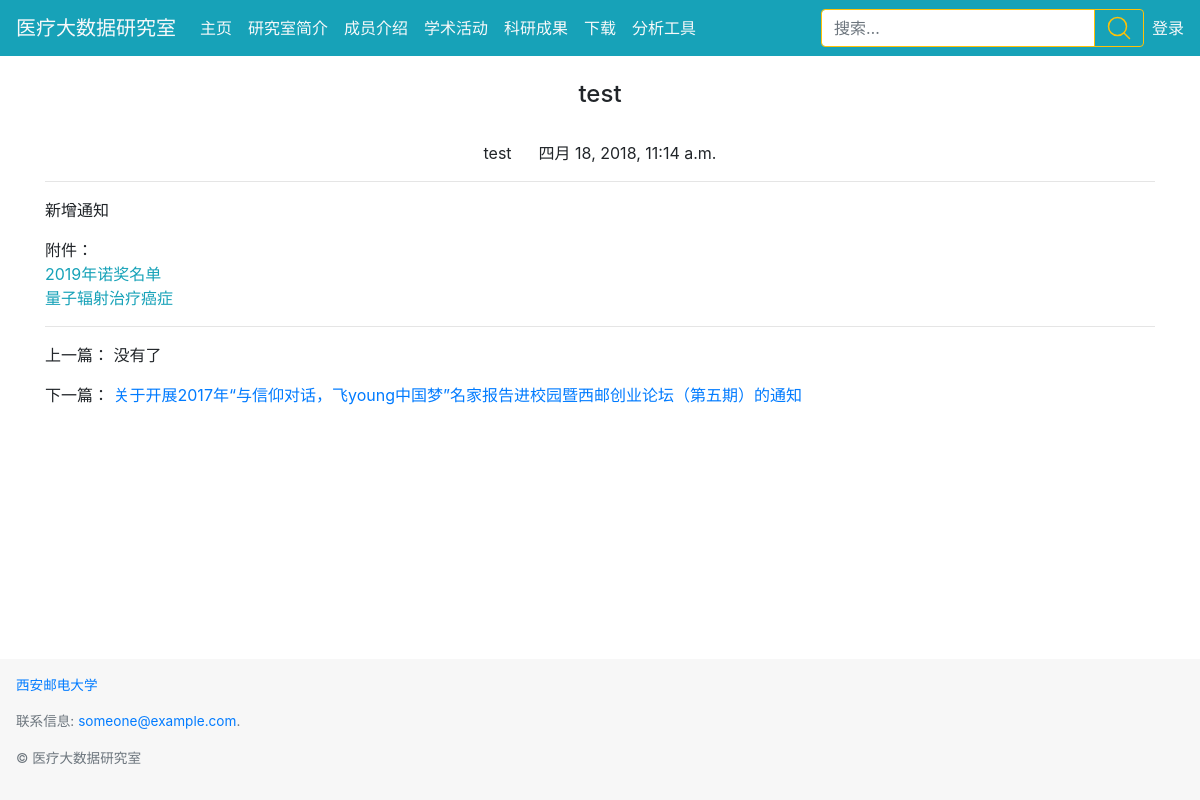
Before: /detail/16 with the older database file.
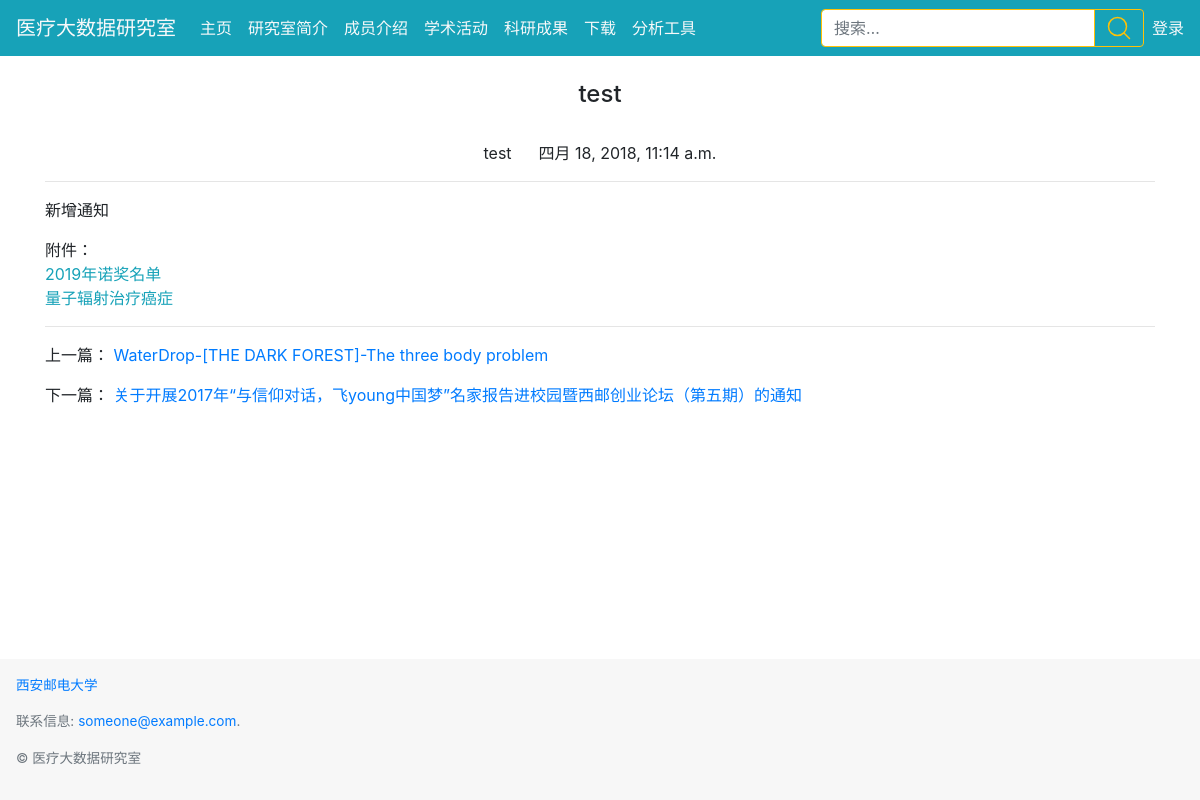
After: the same page with the newer database file.
### homesite/models.py (models this page shows, shortened)
class Text(models.Model):
    title = models.CharField(max_length = 100)
    author = models.ForeignKey(User,on_delete = models.DO_NOTHING)
    text_type = models.ForeignKey(Type,null = True, on_delete = models.DO_NOTHING)
    content = RichTextUploadingField()
    file = models.ManyToManyField(Download_file,blank = True)
    created_time = models.DateTimeField(auto_now_add = True)
    last_updated = models.DateTimeField(auto_now = True)
    is_delete = models.BooleanField(default = False)

### download/models.py (models this page shows, shortened)
class Download_file(models.Model):
    file_name = models.CharField(max_length = 100)
    file = models.FileField(upload_to = 'files/%Y/%m/%d/',null = True,blank = True)
    upload_date = models.DateTimeField(auto_now_add = True)
    download_permission = models.ManyToManyField(Group)
    descript = models.TextField(null = True,blank = True)

### medical_lab/views.py (the view)
# urls.py: path('detail/<int:text_pk>',views.text_detail,name = 'text_detail'),
def text_detail(request,text_pk):
    context = {}
    text = get_object_or_404(models.Text,pk = text_pk)
    context['pervious_text'] = models.Text.objects.filter(created_time__lt = text.created_time,is_delete = False).last()
    context['next_text'] = models.Text.objects.filter(created_time__gt = text.created_time,is_delete = False).first()
    context ['text'] = text
    return render(request,'detail.html',context)

### templates/detail.html (shortened to what this page needs)
{% extends 'base.html' %}
{% load staticfiles %}
{% block content %}
<br>
<div class = 'container'>
    <h4 style = 'text-align: center'>{{ text.title }}</h4>
    <br>
    <P style = 'text-align: center'>{{ text.author }}&nbsp;&nbsp;&nbsp;&nbsp;&nbsp;&nbsp;{{ text.created_time }}</P>
    <hr>
    <p>{{text.content|safe}}</p>
    {% if text.file.all  %}
        附件：
        {% for file in text.file.all %}
            <a name="download" class="link-style" href="javascript:" onClick="fdownload({{file.pk}})">{{ file.file_name }}</a>
        {%endfor%}
    {% endif %}
    <hr>
    <div>
        <p>上一篇：
            {% if next_text %}
                <a href="{% url 'text_detail' next_text.pk %}">{{next_text.title}}</a>
            {% else %}
                没有了
            {% endif %}
        </p>
        <p>下一篇：
            {% if pervious_text %}
                <a href="{% url 'text_detail' pervious_text.pk %}">{{pervious_text.title}}</a>
            {% else %}
                没有了
            {% endif %}
        </p>
    </div>
</div>
{% endblock %}

### templates/base.html (shortened to what this page needs)
{% load staticfiles %}
<!DOCTYPE html>
<html>
<head>
  <link rel="stylesheet" href="{% static 'css/bootstrap.min.css' %}" >
  <link rel="stylesheet" type="text/css" href="{% static 'css/styles.css' %}">
</head>
<body>
  <nav class="navbar navbar-expand-lg navbar-light bg-info">
    <a class="navbar-brand text-light" href="{% url 'home' %}">医疗大数据研究室</a>
    <div class="collapse navbar-collapse" id="collapseMenu">
      <ul class="navbar-nav mr-auto mt-2 mt-lg-0">
        <li class="nav-item active">
          <a class="nav-link text-light" href="{% url 'home' %}">主页<span class="sr-only">(current)</span></a>
        </li>
        <li class="nav-item">
          <a class="nav-link text-light" href="{% url 'intro' %}">研究室简介</a>
        </li>
        <li class="nav-item">
          <a class="nav-link text-light" href="{% url 'members' %}">成员介绍</a>
        </li>
        <li class="nav-item">
          <a class="nav-link text-light" href="{% url 'activity' %}">学术活动</a>
        </li>
        <li class="nav-item">
          <a class="nav-link text-light" href="{% url 'achievements' %}">科研成果</a>
        </li>
        <li class="nav-item">
          <a class="nav-link text-light" href="{% url 'download' %}">下载</a>
        </li>
        <li class="nav-item">
          <a class="nav-link text-light" href="{% url 'data_util' %}">分析工具</a>
        </li>
     </ul>
       <form  action="{% url 'search' %}" method="GET" class="form-inline my-2 my-lg-0">
        <div class="input-group mr-sm-2">
          <form action="{% url 'search' %}" method="GET">
            <input type="text" class="form-control input-text" name="search_key" placeholder="搜索…" required>
            <div class="input-group-append">
              <button class="btn btn-outline-warning" type="submit">
                <svg id="i-search" viewBox="0 0 32 32" width="24" height="24" fill="none" stroke="currentcolor" stroke-linecap="round" stroke-linejoin="round" stroke-width="2" style="float:right;">
                  <circle cx="14" cy="14" r="12" />
                  <path d="M23 23 L30 30"  />
                </svg>
              </button>
            </div>
          </form>
        </div>
        {% if request.user.is_authenticated %}
            <div class="nav-item dropdown">
            <a href="" class=" nav-link dropdown-toggle"  id="dropdown01" data-toggle="dropdown" aria-haspopup="true" aria-expanded="false" style="text-decoration:none"><span class="text-light">欢迎你，{{ user }}</span></a>
            <div class="dropdown-menu" aria-labelledby="dropdown01">
              <a class="dropdown-item" href="{% url 'logout' %}">退出登录</a>
            </div>
            </div>
        {% else %}
        <a href="{% url 'login' %}" class="my-2 my-sm-0" style="text-decoration:none"><span class="text-light">登录</span></a>
        {% endif %}
      </form>
    </div>
  </nav>
  {% block content %}{% endblock %}
  <footer class="text-muted footer-style">
    <div class="container-fluid p-3">
      <p><a href="http://www.xiyou.edu.cn/">西安邮电大学</a></p>
      <p>联系信息: <a href="mailto:someone@example.com">someone@example.com</a>.</p>
      <p>&copy; 医疗大数据研究室</p>
    </div>
  </footer>
</body>
</html>

### static/css/styles.css (style rules this page uses)
footer { background-color: #f7f7f7; box-sizing: border-box; font-size: 85%; text-align: center; bottom:0; width:100%; }
@media (min-width: 576px) { .footer-style { text-align: left; } }
.link-style { color: #17a2b8; display: block; }
.input-text { border:1px solid #ffc107; }
body { min-height:100%; }
.fixed-bottom { position: fixed;bottom: 0; width:100%; }

Changed rows visible on the page:
added Text: title "WaterDrop-[THE DARK FOREST]-The three body problem"
Other visible differences:
text no longer shown: "没有了"
